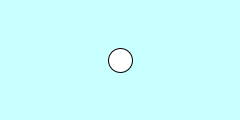
Frame 1 (no input)
Frame 60 (the mouse pressed at the canvas centre just before this capture): identical to frame 1, image omitted
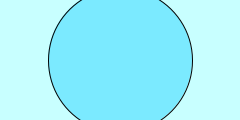
Frame 120 (the mouse held since frame 60 and released just before this capture)

The Processing sketch that drew these frames (run headless with seeded random() and noise(); from frame 60 on, the mouse is pressed at the canvas centre):

// Processing sketch: processing_101810
// ── processing_101810.pde

int x = 120;
int y = 60;
int radius = 12;
void setup() {
size(240, 120);
smooth();
ellipseMode(RADIUS);
}
void draw() {
background(200, 400, 600);
float d = dist(mouseX, mouseY, x, y);
if (d < radius) {
radius++;
fill(123, 234, 345);
} else {
fill(255, 555, 755);
}
ellipse(x, y, radius, radius);
}
